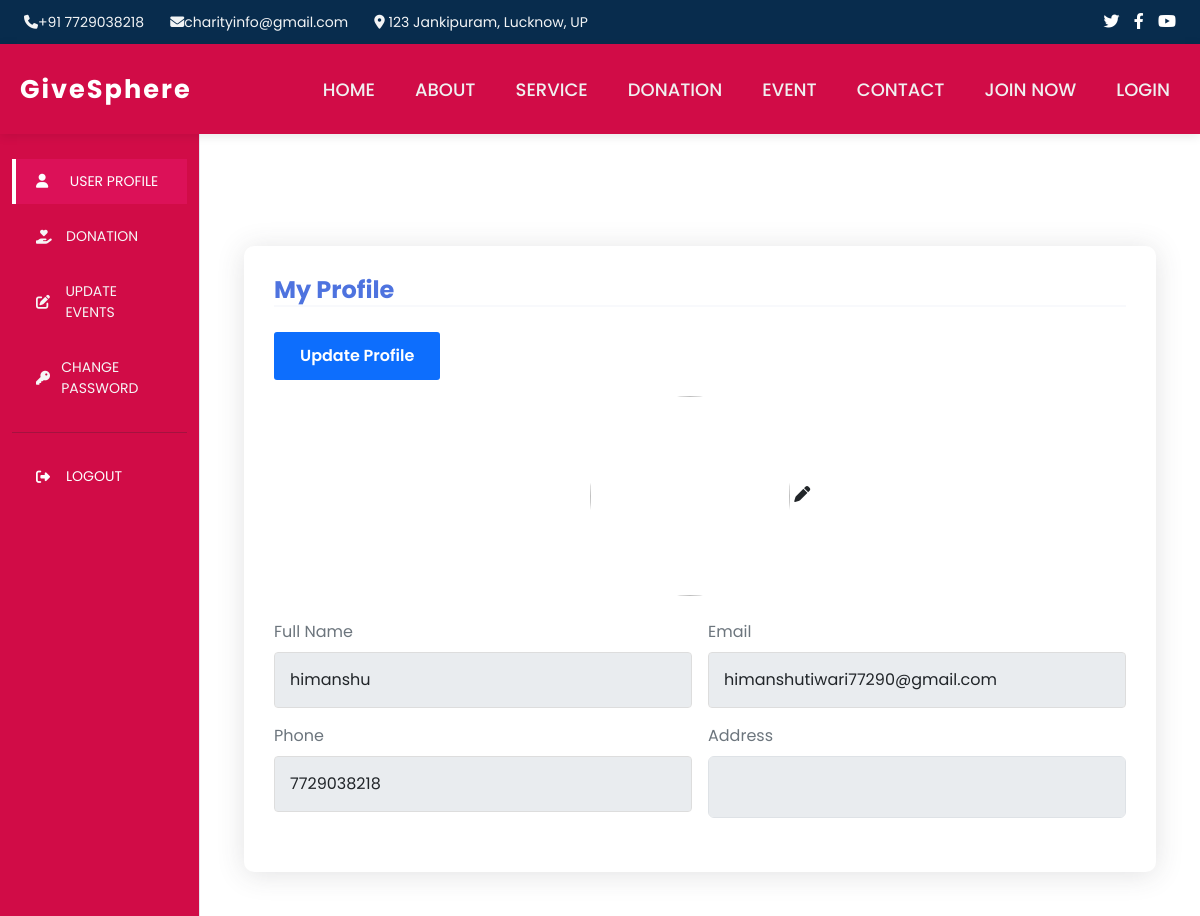
The page /user/ (signed in) on the database its author committed.
### tables this page shows
CREATE TABLE `users` (
  `id` int(20) NOT NULL,
  `fullname` varchar(299) NOT NULL,
  `email` varchar(200) NOT NULL,
  `phone` varchar(100) NOT NULL,
  `image` text DEFAULT NULL,
  `address` text DEFAULT NULL,
  `password` varchar(200) NOT NULL,
  `cpass` varchar(200) NOT NULL,
  `role` varchar(20) NOT NULL DEFAULT 'admin' COMMENT 'user,admin',
  `timestamp` timestamp NOT NULL DEFAULT current_timestamp()
);

### user/index.php (the view, shortened to what this page needs)
<?php
$con = mysqli_connect("localhost", "root", "", "givesphere");
$user_id = $_SESSION['userdata']['id'];
$sql = "SELECT * FROM users WHERE id='$user_id'";
$result = mysqli_query($con, $sql);
$user = mysqli_fetch_assoc($result);
?>
<!DOCTYPE html>
<html lang="en">
<head>
    <link href="https://cdn.jsdelivr.net/npm/bootstrap@5.3.0/dist/css/bootstrap.min.css" rel="stylesheet">
    <link rel="stylesheet" href="https://cdnjs.cloudflare.com/ajax/libs/font-awesome/6.4.0/css/all.min.css">
    <link rel="stylesheet" href="../CSS/Style.css">
    <link rel="stylesheet" href="style.css">
</head>
<body>
    <div class="top-bar">
        <div class="top-inner">
            <div class="top-left">
                <span class="top-item"><i class="fa-solid fa-phone"></i>+91 7729038218</span>
                <span class="top-item"><i class="fa-solid fa-envelope"></i>charityinfo@gmail.com</span>
                <span class="top-item"><i class="fa-solid fa-location-dot"></i> 123 Jankipuram, Lucknow, UP</span>
            </div>
            <div class="top-right">
                <a class="social"><i class="fa-brands fa-twitter"></i></a>
                <a class="social"><i class="fa-brands fa-facebook-f"></i></a>
                <a class="social"><i class="fa-brands fa-youtube"></i></a>
            </div>
        </div>
    </div>
    <header class="header" id="header">
        <div class="max-width header-inner">
            <div class="logo">
                <a class="logo-link" href="index.php">
                    <span>GiveSphere</span>
                </a>
            </div>
            <nav class="navbar">
                <a href="../index.php" class="nav-link">Home</a>
                <a href="../About.php" class="nav-link">About</a>
                <a href="../Service.php" class="nav-link">Service</a>
                <a href="../Donate.php" class="nav-link">Donation</a>
                <a href="../Event.php" class="nav-link">Event</a>
                <a href="../Contact.php" class="nav-link">Contact</a>
                <a href="../Join.php" class="nav-link">Join Now</a>
                <a href="../login.php" class="nav-link">Login</a>
            </nav>
        </div>
    </header>
    <div class="container-fluid">
        <div class="row">
            <nav class="col-md-3 col-lg-2 profile-sidebar">
                <div class="nav flex-column nav-pills" id="v-pills-tab" role="tablist" aria-orientation="vertical">
                    <a class="nav-link tab-pane fade show active" id="v-pills-profile-tab" data-bs-toggle="pill" href="#v-pills-profile" role="tab">
                        <i class="fas fa-user"></i> User Profile
                    </a>
                    <a class="nav-link tab-pane" id="v-pills-donation-tab" data-bs-toggle="pill" href="#v-pills-donation" role="tab">
                        <i class="fas fa-hand-holding-heart"></i> Donation
                    </a>
                    <a class="nav-link tab-pane" id="v-pills-update-tab" data-bs-toggle="pill" href="#v-pills-update" role="tab">
                        <i class="fas fa-edit"></i> Update Events
                    </a>
                    <a class="nav-link tab-pane" id="v-pills-password-tab" data-bs-toggle="pill" href="#v-pills-password" role="tab">
                        <i class="fas fa-key"></i> Change Password
                    </a>
                    <hr>
                    <a href="logout.php " class="nav-link logout-link tab-pane">
                        <i class="fas fa-sign-out-alt"></i> Logout
                    </a>
                </div>
            </nav>
            <main class="col-md-9 col-lg-10 px-md-4 py-4">
                <div class="tab-content" id="v-pills-tabContent">
                    <div class="container mt-5">
                        <div class="content-card">
                            <h4 class="section-title">My Profile</h4>
                            <button id="editBtn" class="btn btn-primary mb-3">Update Profile</button>
                            <form id="profileForm" action="" method="POST" enctype="multipart/form-data">
                                <div class="text-center mb-4">
                                    <img src="../uploads/<?= isset($user['image']) && $user['image'] != '' ? $user['image'] : 'default.png' ?>" height="200" width="200" style="border-radius:50%;">
                                    <label for="profileUpload" class="upload-icon">
                                        <br>
                                        <i class="fa-solid fa-pen"></i>
                                    </label>
                                </div>
                                <div class="row g-3">
                                    <div class="col-md-6">
                                        <label class="form-label text-secondary">Full Name</label>
                                        <input type="text" class="form-control" name="name" value="<?= $user['fullname'] ?? '' ?>" disabled>
                                    </div>
                                    <div class="col-md-6">
                                        <label class="form-label text-secondary">Email</label>
                                        <input type="email" class="form-control" name="email" value="<?= $user['email'] ?? '' ?>" disabled>
                                    </div>
                                    <div class="col-md-6">
                                        <label class="form-label text-secondary">Phone</label>
                                        <input type="text" class="form-control" name="phone" value="<?= $user['phone'] ?? '' ?>" disabled>
                                    </div>
                                    <div class="col-md-6">
                                        <label class="form-label text-secondary">Address</label>
                                        <textarea name="address" class="form-control" disabled><?= $user['address'] ?? '' ?></textarea>
                                    </div>
                                </div>
                            </form>
                        </div>
                    </div>
                </div>
            </main>
        </div>
    </div>
</body>
</html>

### CSS/Style.css (style rules this page uses)
* { box-sizing: border-box; margin: 0; padding: 0; }
body { font-family: 'Poppins', sans-serif; }
.header { height: 90px; width: 100%; background-color: #d10c47; position: sticky; top: 0; z-index: 1001; box-shadow: 0 2px 10px rgba(0, 0, 0, 0.1); }
.max-width { max-width: 1200px; margin: 0 auto; padding: 0 20px; }
.header-inner { height: 90px; display: flex; align-items: center; justify-content: space-between; }
.logo-link { font-size: 1.6em; font-weight: bold; color: #fff; text-decoration: none; letter-spacing: 2px; }
.logo-link span { color: #fff; }
.navbar { display: flex; gap: 20px; }
.navbar a { color: #f0f0f0; font-size: 16px; text-decoration: none; text-transform: uppercase; font-weight: 500; transition: 0.3s; }
.top-bar { background: #082c4d; color: #fff; padding: 10px 24px; }
.top-inner { max-width: 1200px; margin: 0 auto; display: flex; justify-content: space-between; align-items: center; }
.top-left .top-item { margin-right: 22px; font-size: 14px; opacity: 0.95; }
.top-right a { margin-left: 10px; color: #fff; text-decoration: none; }
.header { height: 90px; width: 100%; background-color: #d10c47; transition: background 0.5s ease; position: sticky; top: 0; z-index: 1001; box-shadow: 0 2px 10px rgba(0, 0, 0, 0.1); }
.header-inner { height: 90px; display: flex; align-items: center; }
.logo-link { font-size: 1.6em; font-weight: bold; text-transform: capitalize; color: #fff; letter-spacing: 2px; text-decoration: none; }
.nav-link { text-transform: uppercase; font-size: 14px; text-decoration: none; }
.navbar a { color: #f0f0f0; font-size: 18px; transition: color 0.3s; position: relative; padding: 10px; }
.navbar a::after { content: ""; height: 2px; width: 0; background: #043556; position: absolute; bottom: 0; left: 50%; transform: translateX(-50%); transition: width 0.5s ease; border-radius: 5px; }
.btn { padding: 12px 26px; border-radius: 3px; font-weight: 600; border: none; cursor: pointer; }
.container { max-width: 1200px; margin: 0 auto; padding: 20px; display: flex; flex-wrap: wrap; gap: 40px; }
input[type="text"], input[type="email"], textarea { width: 100%; padding: 15px; border: 1px solid #ddd; border-radius: 4px; font-size: 1rem; outline: none; transition: border-color 0.3s; }
textarea { resize: none; }

### user/style.css (style rules this page uses)
.profile-sidebar { min-height: calc(100vh - 120px); background: #d10c47; border-right: 1px solid #e3e6f0; padding-top: 20px; }
.profile-sidebar .nav-link { padding: 12px 20px; color: #f6f6f6ff; border-radius: 0; margin: 5px 0; display: flex; align-items: center; transition: all 0.3s; border-left: 4px solid transparent; }
.profile-sidebar .nav-link i { margin-right: 10px; width: 20px; }
.tab-pane { display: none; }
.tab-pane.active { display: block; }
.profile-sidebar .nav-link:hover, .profile-sidebar .nav-link.active { background-color: #dc1158ff; border-left: 4px solid #ffffffff; color: #fdfeffff; }
.logout-link { color: #fefefeff !important; }
.content-card { background: white; border-radius: 10px; padding: 30px; box-shadow: 0 0.15rem 1.75rem 0 rgba(58, 59, 69, 0.15); margin-top: 20px; }
.section-title { color: #4e73df; font-weight: 700; margin-bottom: 25px; border-bottom: 2px solid #f8f9fc; }

### rows shown on the page
users: name "himanshu", email "himanshutiwari77290@gmail.com", phone "7729038218"
